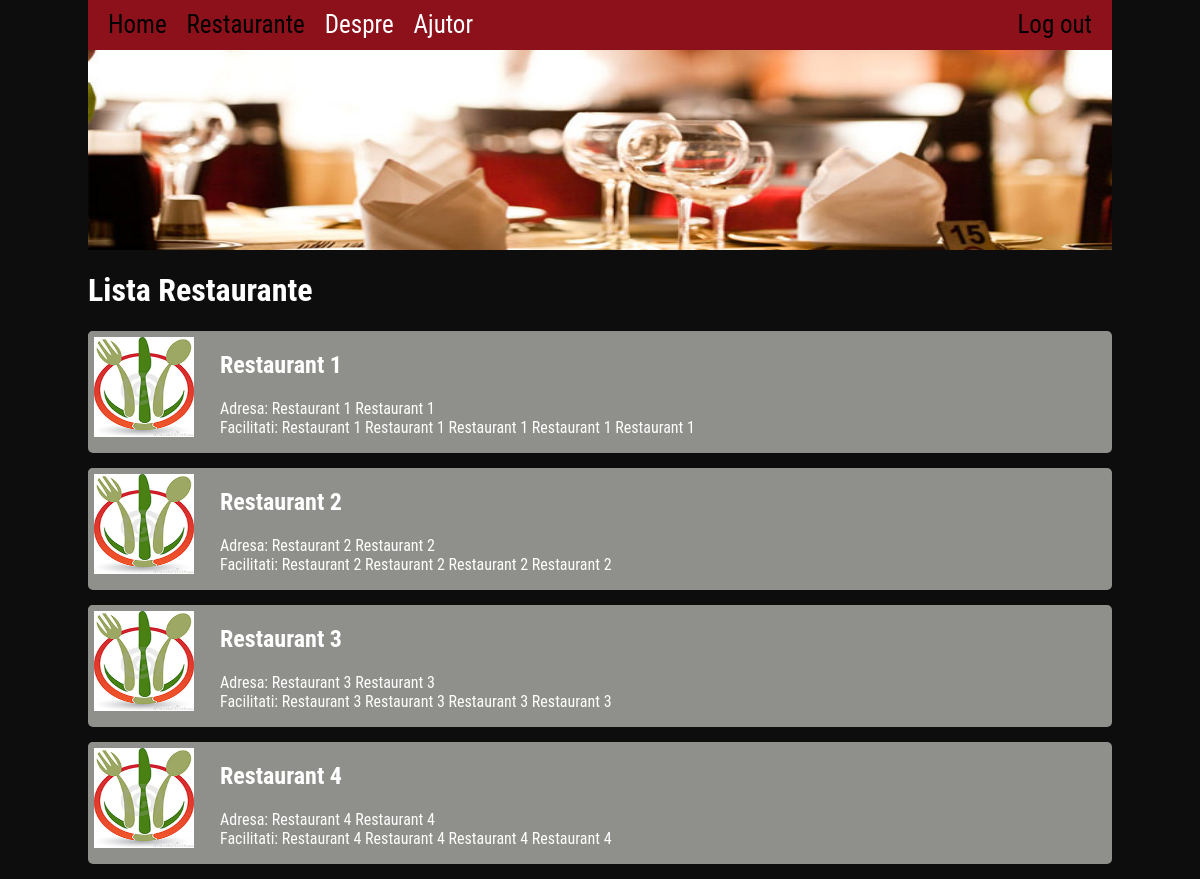
The app's page /templates/restaurante.php (signed in) with its own data.
### tables this page shows
CREATE TABLE IF NOT EXISTS `restaurante` (
  `ID` int(11) NOT NULL AUTO_INCREMENT,
  `Nume` text NOT NULL,
  `Adresa` text NOT NULL,
  `Descriere` text NOT NULL,
  `Thumbnail` text NOT NULL,
  PRIMARY KEY (`ID`)
);

### config/config.php (called while the page is built, shortened)
<?php
include_once('database.class.php');
include_once('restaurant.class.php');
$allURL =rawurldecode($_SERVER['HTTP_HOST'].$_SERVER['REQUEST_URI']);
$endURL = end((explode('/', $allURL)));
$database = new Database();
$Restaurant = new Restaurant($database);
$Restaurante = $Restaurant->restaurantDetails();
?>

### config/database.class.php (called while the page is built, shortened)
<?php
class Database {
  private $host = DB_HOST;
  private $user = DB_USER;
  private $pass = DB_PASS;
  private $dbname = DB_NAME;
  private $dbh;
  private $stmt;
  public function __construct() {
    $dsn = 'mysql:host=' . $this->host . ';dbname=' . $this->dbname;
    $options = array(
        PDO::ATTR_PERSISTENT => true,
        PDO::ATTR_ERRMODE => PDO::ERRMODE_EXCEPTION
    );
    try {
      $this->dbh = new PDO($dsn, $this->user, $this->pass, $options);
    }
    catch (PDOException $e) {
      $this->error = $e->getMessage();
    }
  }
  public function query($query) {
    $this->stmt = $this->dbh->prepare($query);
  }
  public function execute() {
    return $this->stmt->execute();
  }
  public function resultset() {
    $this->execute();
    return $this->stmt->fetchAll(PDO::FETCH_ASSOC);
  }
}

### config/restaurant.class.php (called while the page is built, shortened)
<?php
class Restaurant {
    private $Database;
    public function __construct($database) {
        $this->Database = $database;
    }
    public function restaurantDetails() {
        $this->Database->query("select ID , Nume , Adresa , Descriere from restaurante");
        return ($this->Database->resultset());
    }
}

### templates/restaurante.php (the view)
<?php
	include_once('../templates/header.php');
?>
<div class="listaRestaurante">
    <h1>Lista Restaurante</h1>
</div>
<?php
	for($i=0; $i<count($Restaurante); $i++){
?>
<ul class="restauranteCautare">
    <li>
        <div class='pozaRestaurantCautare'>
            <img src='../images/logos/logo.jpg'>
        </div>
        <div class="restaurantDescriere">
            <div class='numeRestaurantCautare'>
                <h2><?php print($Restaurante[$i]['Nume']);?></h2>
            </div>
            <div class='adresaRestaurantCautare'>
                Adresa: <?php print($Restaurante[$i]['Adresa']);?>
            </div>
            <div class='descriereRestaurantCautare'>
                Facilitati: <?php print($Restaurante[$i]['Descriere']);?>
            </div>
        </div>
        </li>
</ul>
<?php } ?>

### templates/header.php (shortened to what this page needs)
<!doctype html>
<html>
	<head>
		<?php
			include_once('../config/config.php');
		?>
                <link href="../css/style.css" type="text/css" rel="stylesheet" />
		<link rel="stylesheet" href="../css/jquery-ui.css">
		<link href="../css/jquery.selectBox.css" type="text/css" rel="stylesheet" />
		<link href="../css/jquery.ui.timepicker.css" type="text/css" rel="stylesheet" />
	</head>
	<body>
		<div class="wrapper">
                    <?php if($endURL != 'login.php'){ ?>
			<div class="header">
				<ul class="headerMenu">
					<li><a href="index.php">Home</a></li>
					<li><a href="restaurante.php">Restaurante</a></li>
					<li>Despre</li>
					<li>Ajutor</li>
					<li class="logout"><a href="logout.php">Log out</a></li>
				</ul>
				<div class="subHeader">
					<img src="../images/banner_restaurant.jpg">
				</div>
			</div>
                    <?php } ?>

### css/style.css (style rules this page uses)
body { background-color: #0d0d0d; padding: 0; margin: 0; color: #ffffff; font-family: 'Roboto Condensed', sans-serif; }
body li { list-style: none; }
body a { text-decoration: none; color: #000000; }
.wrapper { max-width: 1024px; margin: 0 auto; }
.header { height: auto; }
.headerMenu { background: #8D111B; height: 50px; width: 100%; padding: 0; margin: 0; }
.headerMenu li { float: left; list-style: none; margin-left: 20px; font-size: 25px; line-height: 50px; }
.subHeader { height: auto; text-align: center; }
.subHeader img { width: 100%; display: block; height: 200px; }
.listaRestaurante { margin-top: 10px; margin-bottom: 10px; }
.restauranteCautare { float: left; width: 100%; padding: 0; margin: 0; }
.restauranteCautare li { width: 100%; border-radius: 5px; -webkit-border-radius: 5px; -moz-border-radius: 5px; background: #8f8f8b; padding-bottom: 10px; margin-bottom: 15px; float: left; height: auto; }
.pozaRestaurantCautare { width: 100px; height: 100px; float: left; padding: 6px; border-radius: 5px; -moz-border-radius: 5px; -webkit-border-radius: 5px; background: #8f8f8b; margin-right: 20px; }
.pozaRestaurantCautare img { width: 100px; height: 100px; }
.restaurantDescriere { float: left; width: 80%; }
.numeRestaurantCautare { float: left; }
.adresaRestaurantCautare { float: left; clear: both; }
.descriereRestaurantCautare { float: left; clear: both; }
.logout { float: right !important; margin-right: 20px; }

### records on screen
restaurante: Nume "Restaurant 1", Adresa "Restaurant 1 Restaurant 1", Descriere "Restaurant 1 Restaurant 1 Restaurant 1 Restaurant 1 Restaurant 1"
restaurante: Nume "Restaurant 2", Adresa "Restaurant 2 Restaurant 2", Descriere "Restaurant 2 Restaurant 2 Restaurant 2 Restaurant 2"
restaurante: Nume "Restaurant 3", Adresa "Restaurant 3 Restaurant 3", Descriere "Restaurant 3 Restaurant 3 Restaurant 3 Restaurant 3"
restaurante: Nume "Restaurant 4", Adresa "Restaurant 4 Restaurant 4", Descriere "Restaurant 4 Restaurant 4 Restaurant 4 Restaurant 4"
